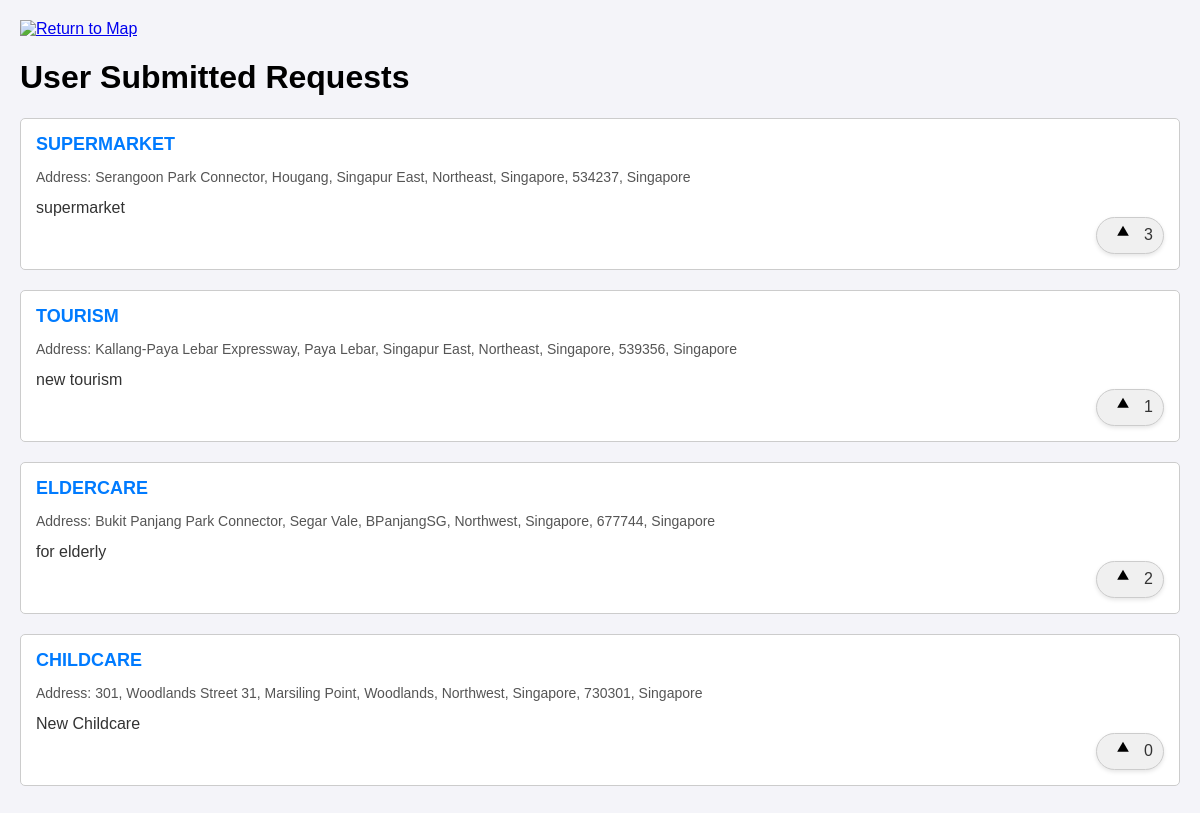
Page /map/results/ on the earlier database version.
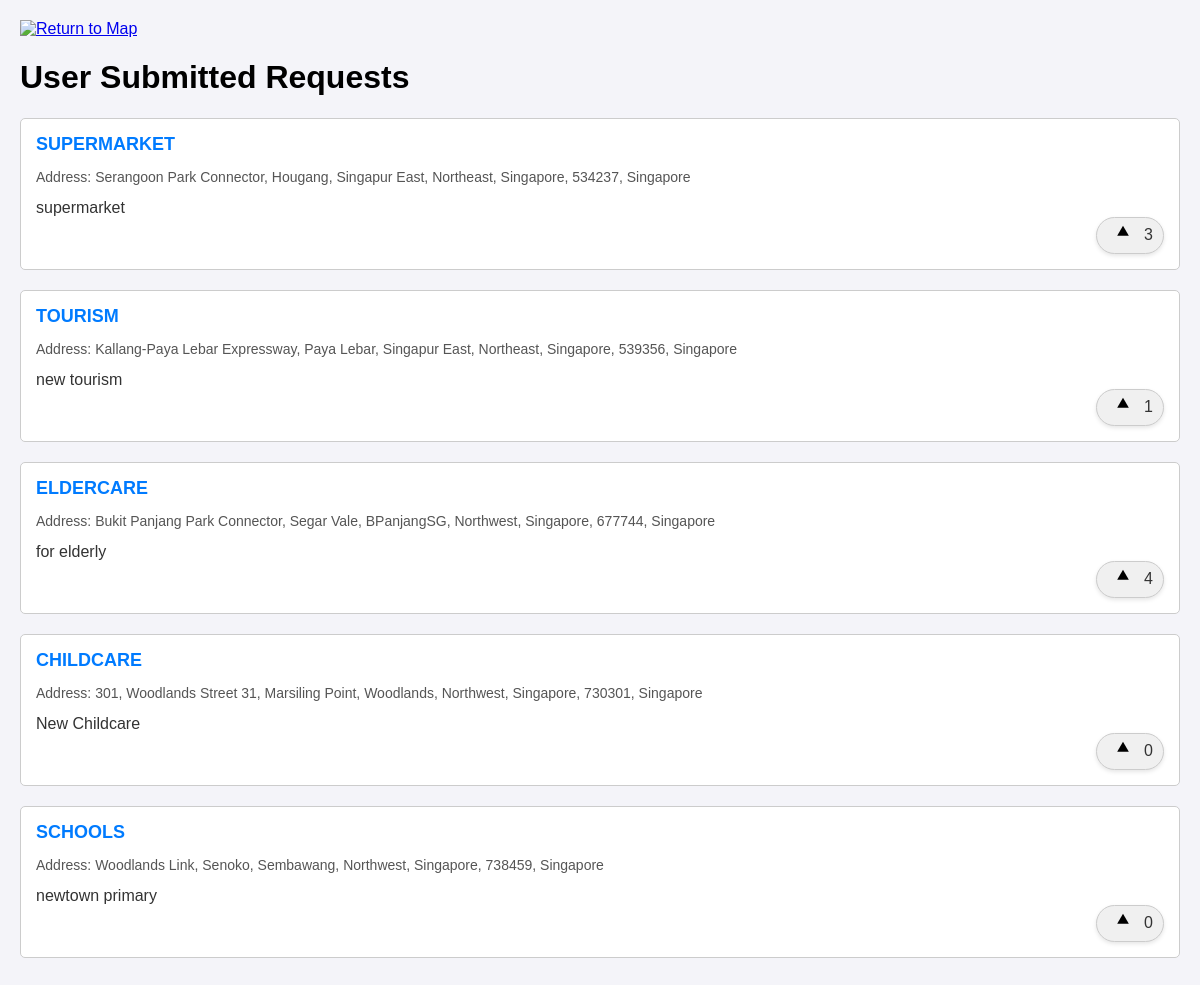
Same page on the later database version.
### mappage/models.py (models this page shows, shortened)
class location(models.Model):
    latitude = models.FloatField()
    longitude = models.FloatField()
    address = models.CharField(max_length=500, blank=True, null=True)
    amenity = models.CharField(max_length=100)
    description = models.TextField()
    upvoteCount = models.IntegerField(default=0)

### mappage/views.py (the view)
# urls.py: path('results/', views.results_view, name='results'),
def results_view(request):
    result = location_controller.get_all_locations_for_display()
    return render(request, 'results.html', {'locations': result['locations']})

### mappage/services.py (called while the page is built)
    def get_all_locations(self) -> List[location]:
        return location.objects.all()

    def get_all_locations_for_display(self) -> Dict[str, Any]:
        locations = self.location_service.get_all_locations()
        return {
            'locations': locations,
            'count': len(locations)
        }

### mappage/templates/results.html (shortened to what this page needs)
<!DOCTYPE html>
<html lang="en">
<head>
</head>
<body>
  <div class="map-container">
    <a href="{% url 'mappage' %}" class="return-logo">
    <img src="https://img.icons8.com/ios-filled/50/000000/left.png" alt="Return to Map">
    </a>
  </div>
  <h1>User Submitted Requests</h1>
  {% for loc in locations %}
  <div class="thread">
    <div class="thread-title">{{ loc.amenity|upper }}</div>
    <div class="thread-meta"><p>Address: {{ loc.address|default:"Address not available" }}</p></div>
    <div class="thread-content">{{ loc.description }}</div>
    <form class="vote-form" action="{% url 'upvote_location' loc.id %}" method="POST">
      <div class="vote-bubble">
        <button type="submit">
          <svg xmlns="http://www.w3.org/2000/svg" viewBox="0 0 24 24">
            <path d="M12 2l7 12H5z"/>
          </svg>
        </button>
        <span class="vote-count">{{ loc.upvoteCount }}</span>
      </div>
    </form>
  </div>
  {% endfor %}
</body>
</html>

Differences in the rows shown:
changed location "ELDERCARE": upvoteCount "2" → "4"
added location: amenity "SCHOOLS", address "Woodlands Link, Senoko, Sembawang, Northwest, Singapore, 738459, Singapore", description "newtown primary", upvoteCount "0"
